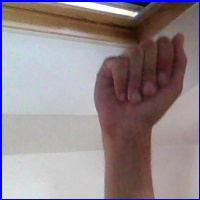
#> input picture Lab 1/new_data/A1111.jpg, 200 x 200 px, found by its file name; its folder holds 4 pictures in this run
$ jupyter execute 'Lab 1 New.ipynb'   (shell and % lines are left out)
#> lines starting #> are read from the running program, lines starting #| are printed output that depends on the picture
# Lab 1 - Experimental Design

This is a project group assignment. **No more than 4 individuals.**

**Due: Monday, February 10, 11:59 PM**

## Grading Rubric

1. **Problem 1 (10 pts)**
    * **Group Repository (10 pts):** Give your group a name and creta a group GitHub Project repository with your respective group name.

2. **Problem 2 (45 pts)**
    * **Data folder (25 pts):** You've pushed your data folder with 20 pictures of each alphabet character.

    * **Numpy data object (10 pts):** You've pushed your Numpy data object.

    * **Numy labels object (10 pts):** You've pushed your Numpy labels object.

3. **Problem 3 (45 pts)**

    * **Experimental Design report (45 pts):** this report should be in a pdf format, should contain the names of all team members and should address the topics requested.

**Total: 100 pts**

# Experimental Design

In this lab assignment, you will collect your own data set and will conduct the experimental design for your project.

**Objectives**

By completing this assignment you will practice and master the following skills:

* Data acquisition protocol

* Experimental design on an end-to-end machine learning system

**Create your Repo**

You can create the repo for this assignment by visiting the following link: https://classroom.github.com/g/Ht-I4vMu

# Problem 1

Create a group GitHub repository. **Only one student should create a repository and name. All the other team members should join the group once it is created.** Do not create more than one repository for each team.

In your group repository, push all the materials requested in problems 2 and 3.

# Problem 2

For this assignment you will be collecting data for your project. Here are some great resources:

* American Sign Language University (ASLU) [website](https://www.lifeprint.com/)

* The ASL Alphabet [YouTube video](https://www.youtube.com/watch?v=tkMg8g8vVUo)

You are to take pictures of you signing the American Sign Language (ASL) alphabet, **twenty times each** letter. Take pictures of your signing hand only, use the same background and maintain the same front-side view. Save the images as **.jpg** files.

* Take pictures of **only** the following letters: 'a', 'b', 'c', 'd', 'e', 'f', 'g', 'h' and 'i' (20 times each).

After taking the pictures, you are to crop the images (this can either be done on your phone or computer). Try to center and focus on your signing hand as much as possible.

After you have collected **20 images of each character**, create a data set folder and run the code provided below to: (1) resize your pictures, (2) save your images in a numpy array in a pre-defined format (file named *data.npy*), and (3) create your labels array (file named *labels.npy*).

To receive full credit for this question, you should push your full directory of images (180 total), your numpy image object and label vector. These files must be named and formatted correctly for full credit. Please ensure the data is properly pushed to the repository.

[cell 1]
import numpy as np
import matplotlib.pyplot as plt

import os
import matplotlib.image as mpimg
import cv2

[cell 2]
# Folder location where all images are located
mydir = (r'C:\Users\conno\Github\lab-1-machine-earning\new_data')

labels = []
data = []
for file in os.listdir(mydir):
    # Will only read .jpg files
    if file.endswith(".JPG") or file.endswith(".jpg"):
        filename = mydir+'/'+file
        x = mpimg.imread(filename)
#> x is the input picture: shape (200, 200, 3); mean R, G, B 147.8, 135.6, 140.1
        resized_x = cv2.resize(x, (100, 100))
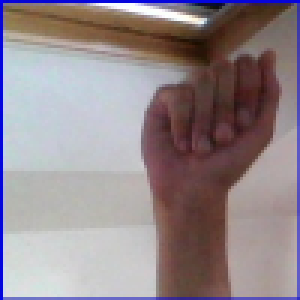
#> resized_x: shape (100, 100, 3) (shown 3 times larger); mean R, G, B 147.9, 135.8, 140.2
        data.append((resized_x))
        #plt.imshow(x);plt.show()
        #print(file[0])
        labels.append(file[0])
#> pass 2 of the loop `for file in os.listdir(mydir):`:
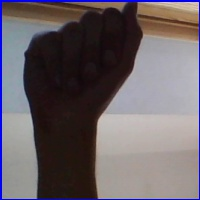
#> input picture Lab 1/new_data/A162.jpg, 200 x 200 px, found by its file name
#> x is the input picture: shape (200, 200, 3); mean R, G, B 107, 98.6, 103.6
#> `resized_x = cv2.resize(x, (100, 100))`:
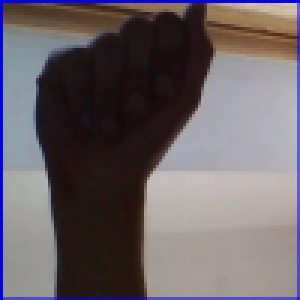
#> resized_x: shape (100, 100, 3) (shown 3 times larger); mean R, G, B 107.1, 98.7, 103.8
#> pass 3 of the loop `for file in os.listdir(mydir):`:
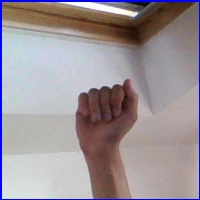
#> input picture Lab 1/new_data/A1703.jpg, 200 x 200 px, found by its file name
#> x is the input picture: shape (200, 200, 3); mean R, G, B 156.7, 147.3, 152.4
#> `resized_x = cv2.resize(x, (100, 100))`:
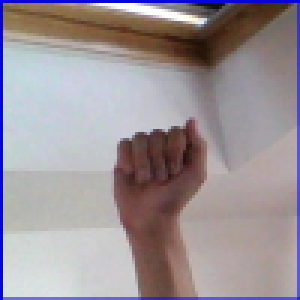
#> resized_x: shape (100, 100, 3) (shown 3 times larger); mean R, G, B 156.8, 147.5, 152.6
#> the loop made 4 passes; the first 3 are shown

print(np.shape(data), np.shape(labels))
#| (4, 100, 100, 3) (4,)

# Saves the files to your current directory
np.save('data', data)
np.save('labels', labels)
